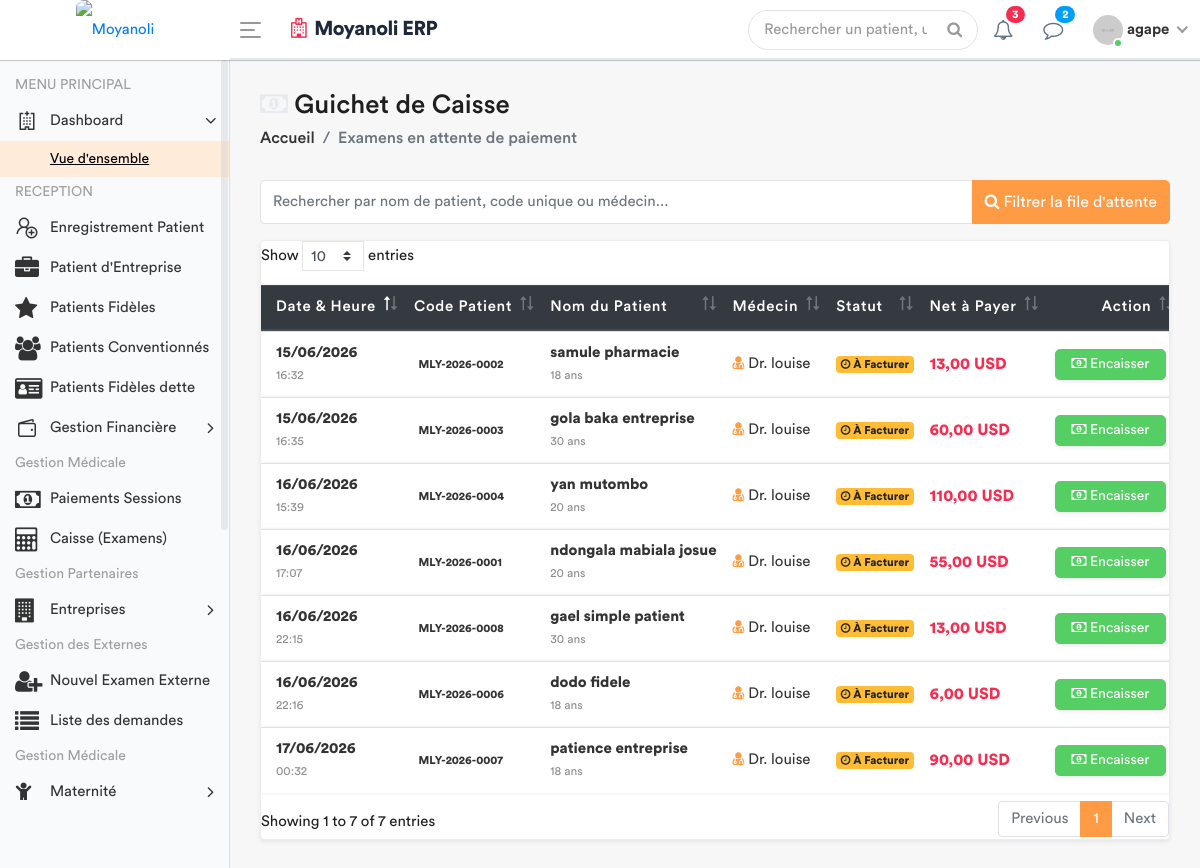
Page /caisse/file-d-attente/ (signed in) on the earlier database version.
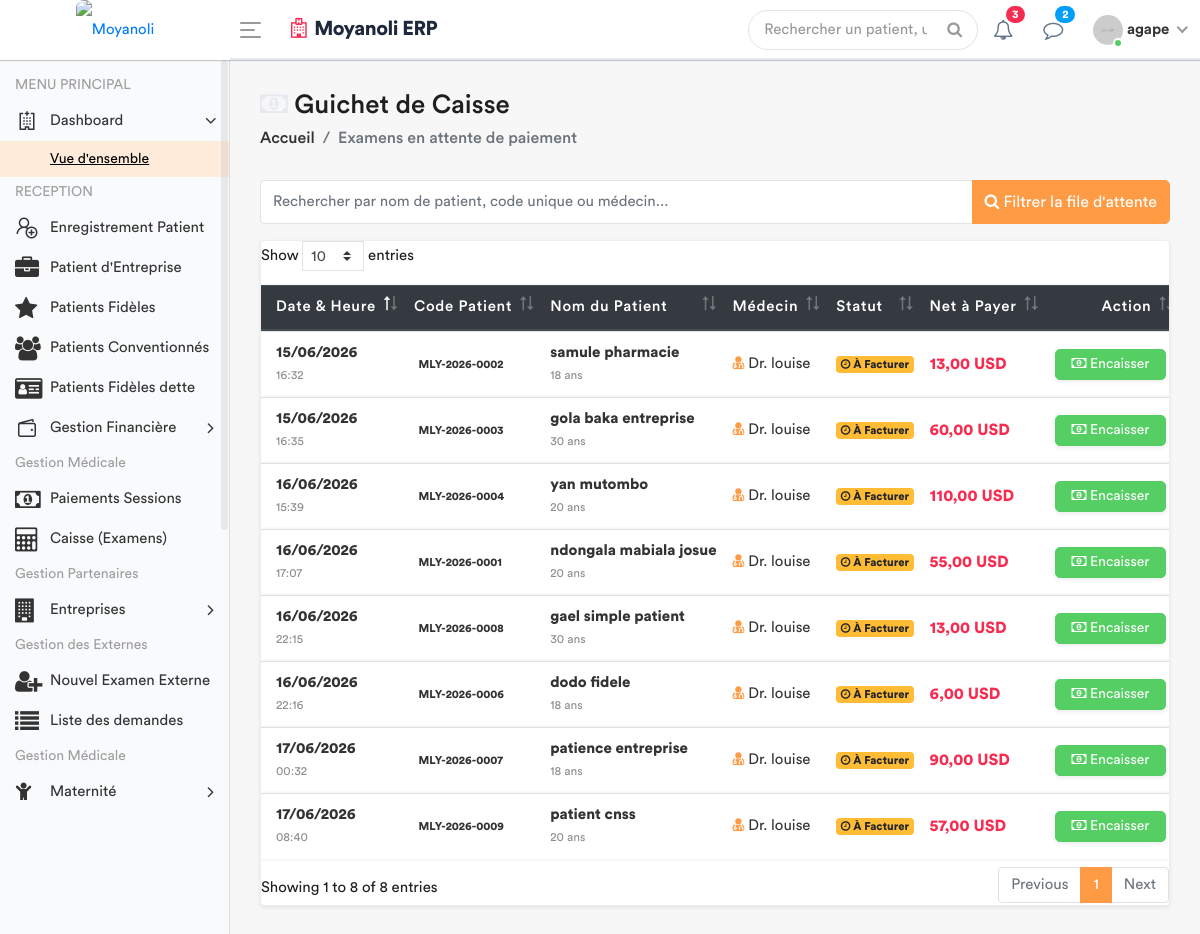
Same page on the later database version.
### apps/models.py (models this page shows, shortened)
class Consultation(models.Model):
    triage = models.OneToOneField(SigneVital, db_index=True, on_delete=models.CASCADE)
    medecin = models.ForeignKey(settings.AUTH_USER_MODEL, on_delete=models.SET_NULL, null=True)
    motif_consultation = models.TextField(verbose_name="Motif")
    histoire_maladie = models.TextField(verbose_name="Histoire de la maladie")
    examen_physique = models.TextField(verbose_name="Examen physique")
    complement_d_anamnese = models.CharField(max_length=200, null=True)
    hypothese_diagnostique = models.TextField(verbose_name="Hypothèse diagnostique")
    date_creation = models.DateTimeField(default=timezone.now)
    consultation_payee = models.BooleanField(default=False, verbose_name="Consultation payée")
    session = models.OneToOneField(SessionSoins, on_delete=models.CASCADE, null=True)

class SigneVital(models.Model):
    patient = models.ForeignKey(Patient, on_delete=models.CASCADE)
    temperature = models.DecimalField(max_digits=4, decimal_places=1)
    poids = models.DecimalField(max_digits=5, decimal_places=2)
    tension_arterielle = models.CharField(max_length=10)
    frequence_cardiaque = models.IntegerField()
    frequence_respiratoire = models.IntegerField(null=True, blank=True)
    saturation_oxygene = models.IntegerField(null=True, blank=True)
    date_prelevement = models.DateTimeField(default=timezone.now)
    infirmier = models.ForeignKey(User, on_delete=models.SET_NULL, null=True)
    est_consulte = models.BooleanField(default=False)
    session = models.ForeignKey(SessionSoins, on_delete=models.CASCADE, related_name='signes_vitaux', null=True)

class Patient(models.Model):
    TYPE_CHOICES = [
        ('SIMPLE', 'Patient Simple'),
        ('FIDELE', 'Patient Fidèle'),
        ('CONVENTIONNE', 'Patient Conventionné'),
    ]
    code_patient = models.CharField(max_length=20, unique=True, editable=False)
    noms = models.CharField(max_length=100)
    service = models.ForeignKey('Service', on_delete=models.PROTECT, related_name='patients', null=True)
    sexe = models.CharField(max_length=1, choices=[('M', 'Masculin'), ('F', 'Féminin')])
    age = models.CharField(max_length=30)
    adresse = models.TextField()
    telephone = models.CharField(max_length=20)
    type_patient = models.CharField(max_length=15, choices=TYPE_CHOICES, default='SIMPLE')
    a_carte_fidelite = models.BooleanField(default=False, verbose_name="Possède carte de fidélité")
    entreprise = models.ForeignKey(
        'Entreprise',
        on_delete=models.SET_NULL,
        null=True,
        blank=True,
        related_name='patients',
        verbose_name="Entreprise (si conventionné)"
    )
    fiche_payee = models.BooleanField(default=False)
    created_by = models.ForeignKey(User, on_delete=models.SET_NULL, null=True, related_name='patients_crees')
    date_creation = models.DateTimeField(auto_now_add=True)
    date_modification = models.DateTimeField(auto_now=True)

### apps/views.py (the view)
# urls.py: path('caisse/file-d-attente/', views.liste_attente_caisse, name='liste_attente_caisse'),
@login_required
def liste_attente_caisse(request):
    consultations_a_payer = Consultation.objects.filter(
        examens__isnull=False  # Il faut qu'il y ait des examens
    ).annotate(
        total_a_payer=Coalesce(
            Sum(F('examens__prestation__prix') * F('examens__quantite')),
            Value(0.00, output_field=DecimalField())
        )
    ).filter(
        total_a_payer__gt=0  # Seulement ceux qui ont un prix > 0
    ).distinct().order_by('-date_creation')
    query = request.GET.get('q')
    if query:
        consultations_a_payer = consultations_a_payer.filter(
            Q(triage__patient__noms__icontains=query) |
            Q(triage__patient__code_patient__icontains=query)
        )
    role = Fonction.objects.filter(userKey=request.user).first()
    fonctionKey = role.fonctionKey.roleName if role else None
    context = {
        'consultations': consultations_a_payer,
        'fonctionKey': fonctionKey
    }
    return render(request, 'back-end/caisse/liste_attente.html', context)

### apps/templates/back-end/caisse/liste_attente.html (shortened to what the changed rows need)
<!DOCTYPE html>
{% load static %}
<html lang="fr">
    <head>
        {% include 'back-end/includes/css.html' %}
    </head>
    <body>
        <div class="main-wrapper">
            <div class="page-wrapper">
                <div class="content container-fluid">
                    <div class="row">
                        <div class="col-md-12">
                            <div class="card shadow-sm">
                                <div class="card-body p-0">
                                    <div class="table-responsive">
                                        <table class="table table-hover custom-table mb-0 datatable">
                                            <thead class="thead-dark">
                                                <tr>
                                                    <th>Date & Heure</th>
                                                    <th>Code Patient</th>
                                                    <th>Nom du Patient</th>
                                                    <th>Médecin</th>
                                                    <th>Statut</th>
                                                    <th>Net à Payer</th>
                                                    <th class="text-right">Action</th>
                                                </tr>
                                            </thead>
                                            <tbody>
                                                {% for c in consultations %}
                                                <tr>
                                                    <td>
                                                        <strong>{{ c.date_creation|date:"d/m/Y" }}</strong><br>
                                                        <small class="text-muted">{{ c.date_creation|date:"H:i" }}</small>
                                                    </td>
                                                    <td>
                                                        <span class="badge badge-light-info">{{ c.triage.patient.code_patient }}</span>
                                                    </td>
                                                    <td>
                                                        <strong>{{ c.triage.patient.noms }}</strong><br>
                                                        <small class="text-muted">{{ c.triage.patient.age }} ans</small>
                                                    </td>
                                                    <td>
                                                        {% if c.medecin %}
                                                            <i class="fa fa-user-md text-primary"></i> Dr. {{ c.medecin.get_full_name|default:c.medecin.username }}
                                                        {% else %}
                                                            <i class="fa fa-user-md text-muted"></i> <small>Non assigné</small>
                                                        {% endif %}
                                                    </td>
                                                    <td>
                                                        <span class="badge badge-warning">
                                                            <i class="fa fa-clock-o"></i> À Facturer
                                                        </span>
                                                    </td>
                                                    <td>
                                                        <strong class="text-danger" style="font-size: 16px;">
                                                            {{ c.total_a_payer|default:"0.00"|floatformat:2 }} USD
                                                        </strong>
                                                    </td>
                                                    <td class="text-right">
                                                        <a href="{% url 'encaisser_examens_prescrits' c.id %}" class="btn btn-sm btn-success px-3 shadow-sm">
                                                            <i class="fa fa-money"></i> Encaisser
                                                        </a>
                                                    </td>
                                                </tr>
                                                {% endfor %}
                                            </tbody>
                                        </table>
                                    </div>
                                </div>
                            </div>
                        </div>
                    </div>
                </div>
            </div>
        </div>
    </body>
</html>

Differences in the rows shown:
added Consultation: date_creation "17/06/2026", date_creation "08:40", triage.patient.code_patient "MLY-2026-0009", triage.patient.noms "patient cnss", triage.patient.age "20", medecin.get_full_name "louise", total_a_payer "57,00"
Other differences:
text written by a page script: "Show entries Showing 1 to 7 of 7 entries Previous 1 Next" → "Show entries Showing 1 to 8 of 8 entries Previous 1 Next"
